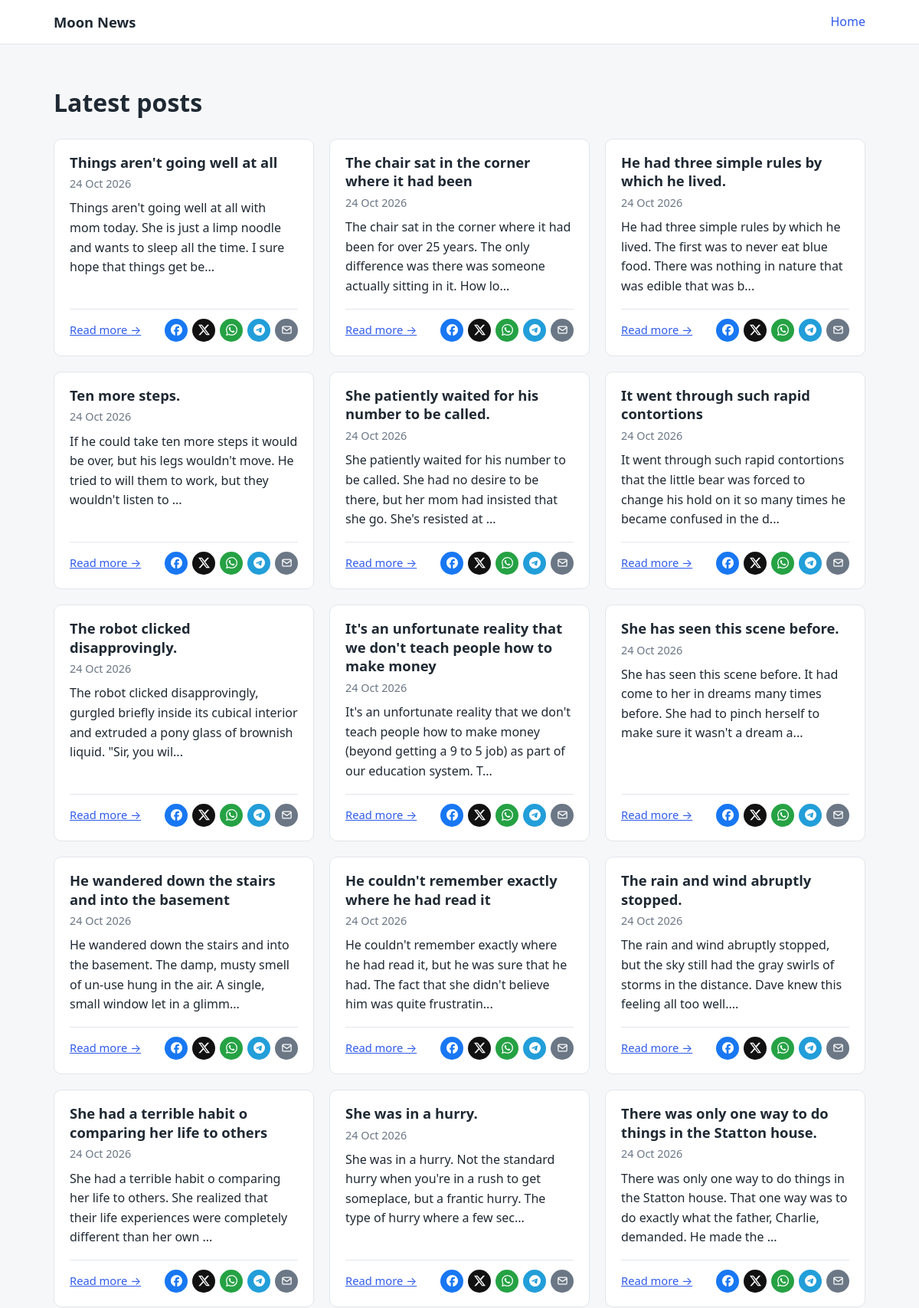
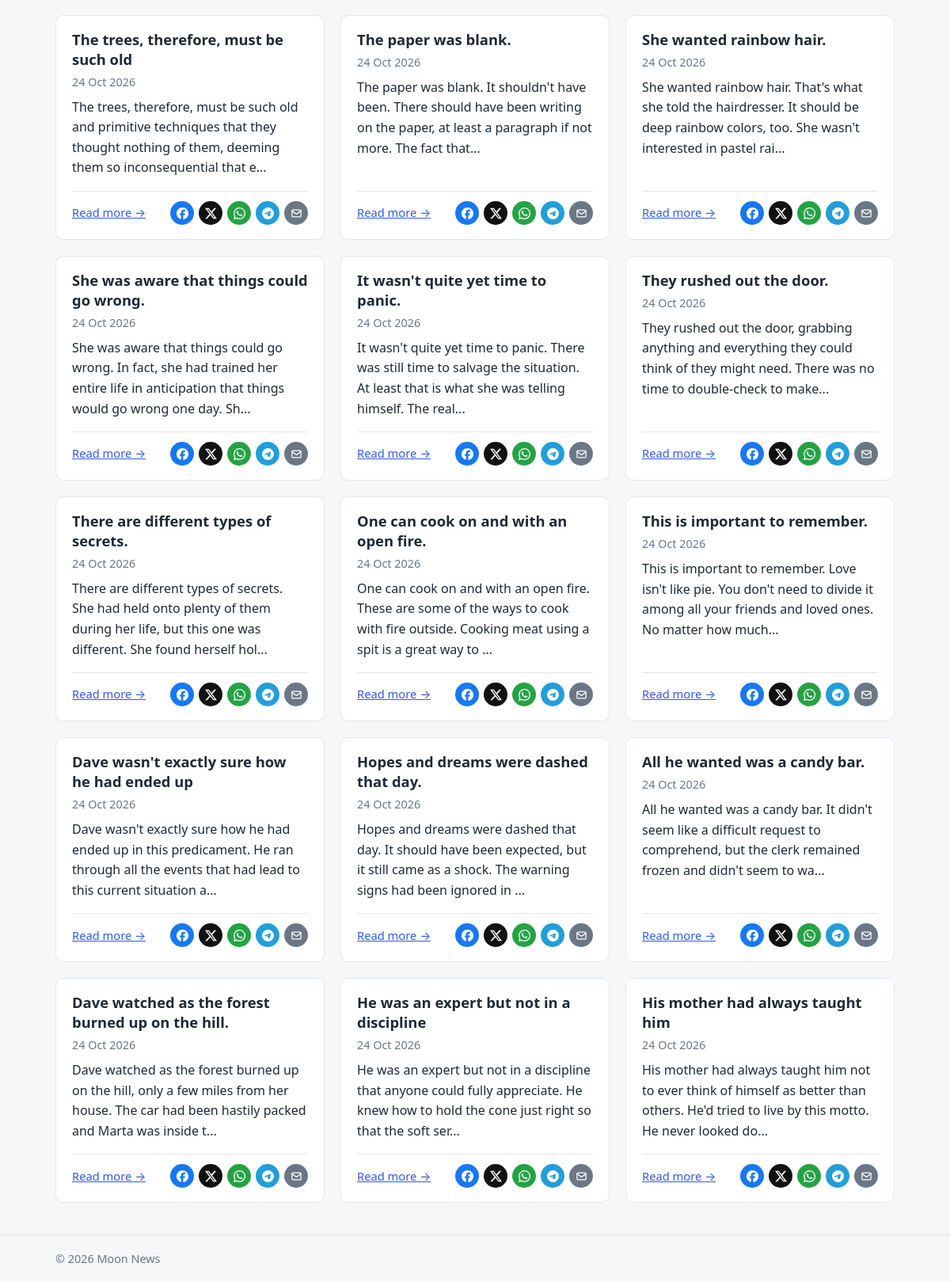
The page / on the database its author committed (2 pictures, top to bottom).
### tables this page shows
CREATE TABLE posts (
  id         INT UNSIGNED AUTO_INCREMENT PRIMARY KEY,
  title      VARCHAR(150)  NOT NULL,
  content    TEXT          NOT NULL,                  
  tags       VARCHAR(255)  NOT NULL DEFAULT '',       
  created_at TIMESTAMP     NOT NULL DEFAULT CURRENT_TIMESTAMP
);

CREATE TABLE IF NOT EXISTS social_platforms (
  id                 INT UNSIGNED AUTO_INCREMENT PRIMARY KEY,
  slug               VARCHAR(50)   NOT NULL UNIQUE,         
  name               VARCHAR(100)  NOT NULL,                
  share_url_template VARCHAR(1024) NOT NULL,
  icon_svg           TEXT          NOT NULL,
  color              VARCHAR(9)    NOT NULL DEFAULT '#6b7785',
  opens_new_tab      TINYINT(1)    NOT NULL DEFAULT 1,
  sort_order         INT           NOT NULL DEFAULT 0,
  created_at         TIMESTAMP     NOT NULL DEFAULT CURRENT_TIMESTAMP
);

### includes/helpers.php (called while the page is built, shortened)
<?php
require_once __DIR__ . '/../config/config.php';
function e(?string $value): string
{
    return htmlspecialchars((string) $value, ENT_QUOTES, 'UTF-8');
}
function slugify(string $text, int $max = 80): string
{
    $text = mb_strtolower(trim($text), 'UTF-8');
    if (function_exists('iconv')) {
        $ascii = @iconv('UTF-8', 'ASCII//TRANSLIT//IGNORE', $text);
        if ($ascii !== false) {
            $text = $ascii;
        }
    }
    $text = trim((string) preg_replace('/[^a-z0-9]+/', '_', $text), '_');
    $text = trim(substr($text, 0, $max), '_');
    return $text !== '' ? $text : 'post';
}
function post_path(int $id, string $title): string
{
    return 'post.php?id=' . $id . '&title=' . slugify($title);
}
function share_platforms(): array
{
    static $cache = null;
    if ($cache === null) {
        $cache = [];
        $sql = 'SELECT slug, name, share_url_template, icon_svg, color, opens_new_tab
                FROM social_platforms ORDER BY sort_order, id';
        foreach (db()->query($sql) as $row) {
            $cache[$row['slug']] = $row;
        }
    }
    return $cache;
}

### config/config.php (called while the page is built, shortened)
<?php
function db(): PDO
{
    static $pdo = null;
    if ($pdo === null) {
        $pdo = new PDO(
            'mysql:host=' . DB_HOST . ';dbname=' . DB_NAME . ';charset=utf8mb4',
            DB_USER,
            DB_PASS,
            [
                PDO::ATTR_ERRMODE            => PDO::ERRMODE_EXCEPTION,
                PDO::ATTR_DEFAULT_FETCH_MODE => PDO::FETCH_ASSOC,
                PDO::ATTR_EMULATE_PREPARES   => false,
            ]
        );
    }
    return $pdo;
}

### includes/share_buttons.php (the view, shortened to what this page needs)
<?php
require_once __DIR__ . '/helpers.php';
function share_build_url(string $template, string $url, string $title, string $desc): string
{
    return strtr($template, [
        '{url}'       => rawurlencode($url),
        '{title}'     => rawurlencode($title),
        '{desc}'      => rawurlencode($desc),
        '{title_url}' => rawurlencode($title . ' ' . $url),
        '{desc_url}'  => rawurlencode($desc . "\n\n" . $url),
    ]);
}
function render_share_buttons(string $url, string $title, string $desc, string $class = ''): void
{
    echo '<div class="share-buttons ' . e($class) . '" data-share-url="' . e($url) . '" data-track-url="track_share.php">';
    foreach (share_platforms() as $slug => $p) {
        $href = share_build_url($p['share_url_template'], $url, $title, $desc);
        $text  = 'Share via ' . $p['name'];
        $style = preg_match('/^#[0-9a-f]{3,8}$/i', (string) $p['color'])
            ? ' style="background:' . $p['color'] . '"'
            : '';
        $tab   = (int) $p['opens_new_tab'] === 1 ? ' target="_blank" rel="noopener noreferrer"' : '';
        echo '<a class="share-btn share-' . e($slug) . '"' . $style
           . ' href="' . e($href) . '"'
           . ' data-platform="' . e($slug) . '"'
           . ' title="' . e($text) . '" aria-label="' . e($text) . '"' . $tab . '>'
           . $p['icon_svg']
           . '</a>';
    }
    echo '</div>';
}

### includes/header.php (shortened to what this page needs)
<?php
require_once __DIR__ . '/helpers.php';
?>
<!DOCTYPE html>
<html lang="en">
<head>
    <link rel="stylesheet" href="css/style.css">
</head>
<body>
<header class="site-header">
    <div class="container">
        <a class="brand" href="index.php"><?= e(SITE_NAME) ?></a>
        <nav><a href="index.php">Home</a></nav>
    </div>
</header>
<main class="container">

### public/index.php (shortened to what this page needs)
<?php
require_once __DIR__ . '/../config/config.php';
require_once __DIR__ . '/../includes/share_buttons.php';
$posts = db()->query(
    'SELECT id, title, content, created_at FROM posts ORDER BY created_at DESC, id DESC'
)->fetchAll();
require __DIR__ . '/../includes/header.php';
?>
<h1>Latest posts</h1>
<div class="cards">
    <?php foreach ($posts as $post): ?>
        <?php
        $postPath = post_path((int) $post['id'], $post['title']);
        $postUrl  = asset_url($postPath);
        $excerpt = mb_strimwidth(trim(preg_replace('/\s+/', ' ', strip_tags($post['content']))), 0, 140, '...');
        ?>
        <article class="card">
            <h2><a href="<?= e($postPath) ?>"><?= e($post['title']) ?></a></h2>
            <p class="muted"><?= e(date('j M Y', strtotime($post['created_at']))) ?></p>
            <p><?= e($excerpt) ?></p>
            <div class="card-foot">
                <a class="read-more" href="<?= e($postPath) ?>">Read more &rarr;</a>
                <?php render_share_buttons($postUrl, $post['title'], $excerpt, 'share-sm'); ?>
            </div>
        </article>
    <?php endforeach; ?>
</div>
<?php
require __DIR__ . '/../includes/footer.php';

### includes/footer.php (shortened to what this page needs)
</main>
<footer class="site-footer">
    <div class="container">&copy; <?= date('Y') ?> <?= htmlspecialchars(SITE_NAME, ENT_QUOTES, 'UTF-8') ?></div>
</footer>
</body>
</html>

### public/css/style.css (style rules this page uses)
:root { --bg: #f6f7f9; --card: #ffffff; --text: #1f2933; --muted: #6b7785; --line: #e2e6ea; --primary: #2f5bea; }
* { box-sizing: border-box; }
body { margin: 0; font-family: system-ui, -apple-system, "Segoe UI", Roboto, Arial, sans-serif; line-height: 1.6; color: var(--text); background: var(--bg); }
a { color: var(--primary); }
.container { max-width: 1100px; margin: 0 auto; padding: 0 20px; }
.site-header { background: var(--card); border-bottom: 1px solid var(--line); }
.site-header .container { display: flex; justify-content: space-between; align-items: center; padding-top: 14px; padding-bottom: 14px; }
.brand { font-weight: 700; font-size: 1.15rem; text-decoration: none; color: var(--text); }
.site-header nav a { margin-left: 16px; text-decoration: none; }
main.container { padding-top: 28px; padding-bottom: 40px; }
.muted { color: var(--muted); font-size: .9rem; margin: 0 0 .5rem; }
.cards { display: grid; grid-template-columns: repeat(3, 1fr); gap: 20px; }
.card { display: flex; flex-direction: column; background: var(--card); border: 1px solid var(--line); border-radius: 10px; padding: 18px 20px; }
.card-foot { margin-top: auto; padding-top: 12px; border-top: 1px solid var(--line); display: flex; flex-wrap: wrap; justify-content: space-between; align-items: center; gap: 10px; }
.card-foot .read-more { font-size: .92rem; }
.card > p:nth-of-type(2) { margin-top: 0; flex-grow: 1; }
.card h2 { margin: 0 0 4px; font-size: 1.15rem; line-height: 1.35; }
.card h2 a { text-decoration: none; color: var(--text); }
.share-buttons { display: flex; flex-wrap: wrap; gap: 10px; }
.share-btn { display: inline-flex; align-items: center; justify-content: center; width: 40px; height: 40px; border-radius: 50%; color: #fff; text-decoration: none; transition: transform .08s ease, opacity .15s ease; }
.share-btn svg { display: block; width: 18px; height: 18px; }
.share-sm { gap: 6px; }
.share-sm .share-btn { width: 30px; height: 30px; }
.share-sm .share-btn svg { width: 15px; height: 15px; }
.share-btn { background: #6b7785; }
.site-footer { border-top: 1px solid var(--line); color: var(--muted); padding: 18px 0; font-size: .9rem; }

### rows shown on the page
posts: title "Things aren't going well at all", created_at "24 Oct 2026", content "Things aren't going well at all with mom today. She is just a limp noodle and wants to sleep all the time. I sure hope that things get be..."
posts: title "The chair sat in the corner where it had been", created_at "24 Oct 2026", content "The chair sat in the corner where it had been for over 25 years. The only difference was there was someone actually sitting in it. How lo..."
posts: title "He had three simple rules by which he lived.", created_at "24 Oct 2026", content "He had three simple rules by which he lived. The first was to never eat blue food. There was nothing in nature that was edible that was b..."
posts: title "Ten more steps.", created_at "24 Oct 2026", content "If he could take ten more steps it would be over, but his legs wouldn't move. He tried to will them to work, but they wouldn't listen to ..."
posts: title "She patiently waited for his number to be called.", created_at "24 Oct 2026", content "She patiently waited for his number to be called. She had no desire to be there, but her mom had insisted that she go. She's resisted at ..."
posts: title "It went through such rapid contortions", created_at "24 Oct 2026", content "It went through such rapid contortions that the little bear was forced to change his hold on it so many times he became confused in the d..."
posts: title "The robot clicked disapprovingly.", created_at "24 Oct 2026", content "The robot clicked disapprovingly, gurgled briefly inside its cubical interior and extruded a pony glass of brownish liquid. \"Sir, you wil..."
posts: title "It's an unfortunate reality that we don't teach people how to make money", created_at "24 Oct 2026", content "It's an unfortunate reality that we don't teach people how to make money (beyond getting a 9 to 5 job) as part of our education system. T..."
posts: title "She has seen this scene before.", created_at "24 Oct 2026", content "She has seen this scene before. It had come to her in dreams many times before. She had to pinch herself to make sure it wasn't a dream a..."
posts: title "He wandered down the stairs and into the basement", created_at "24 Oct 2026", content "He wandered down the stairs and into the basement. The damp, musty smell of un-use hung in the air. A single, small window let in a glimm..."
posts: title "He couldn't remember exactly where he had read it", created_at "24 Oct 2026", content "He couldn't remember exactly where he had read it, but he was sure that he had. The fact that she didn't believe him was quite frustratin..."
posts: title "The rain and wind abruptly stopped.", created_at "24 Oct 2026", content "The rain and wind abruptly stopped, but the sky still had the gray swirls of storms in the distance. Dave knew this feeling all too well...."
posts: title "She had a terrible habit o comparing her life to others", created_at "24 Oct 2026", content "She had a terrible habit o comparing her life to others. She realized that their life experiences were completely different than her own ..."
posts: title "She was in a hurry.", created_at "24 Oct 2026", content "She was in a hurry. Not the standard hurry when you're in a rush to get someplace, but a frantic hurry. The type of hurry where a few sec..."
posts: title "There was only one way to do things in the Statton house.", created_at "24 Oct 2026", content "There was only one way to do things in the Statton house. That one way was to do exactly what the father, Charlie, demanded. He made the ..."
posts: title "The trees, therefore, must be such old", created_at "24 Oct 2026", content "The trees, therefore, must be such old and primitive techniques that they thought nothing of them, deeming them so inconsequential that e..."
posts: title "The paper was blank.", created_at "24 Oct 2026", content "The paper was blank. It shouldn't have been. There should have been writing on the paper, at least a paragraph if not more. The fact that..."
posts: title "She wanted rainbow hair.", created_at "24 Oct 2026", content "She wanted rainbow hair. That's what she told the hairdresser. It should be deep rainbow colors, too. She wasn't interested in pastel rai..."
posts: title "She was aware that things could go wrong.", created_at "24 Oct 2026", content "She was aware that things could go wrong. In fact, she had trained her entire life in anticipation that things would go wrong one day. Sh..."
posts: title "It wasn't quite yet time to panic.", created_at "24 Oct 2026", content "It wasn't quite yet time to panic. There was still time to salvage the situation. At least that is what she was telling himself. The real..."
posts: title "They rushed out the door.", created_at "24 Oct 2026", content "They rushed out the door, grabbing anything and everything they could think of they might need. There was no time to double-check to make..."
posts: title "There are different types of secrets.", created_at "24 Oct 2026", content "There are different types of secrets. She had held onto plenty of them during her life, but this one was different. She found herself hol..."
posts: title "One can cook on and with an open fire.", created_at "24 Oct 2026", content "One can cook on and with an open fire. These are some of the ways to cook with fire outside. Cooking meat using a spit is a great way to ..."
posts: title "This is important to remember.", created_at "24 Oct 2026", content "This is important to remember. Love isn't like pie. You don't need to divide it among all your friends and loved ones. No matter how much..."
posts: title "Dave wasn't exactly sure how he had ended up", created_at "24 Oct 2026", content "Dave wasn't exactly sure how he had ended up in this predicament. He ran through all the events that had lead to this current situation a..."
posts: title "Hopes and dreams were dashed that day.", created_at "24 Oct 2026", content "Hopes and dreams were dashed that day. It should have been expected, but it still came as a shock. The warning signs had been ignored in ..."
posts: title "All he wanted was a candy bar.", created_at "24 Oct 2026", content "All he wanted was a candy bar. It didn't seem like a difficult request to comprehend, but the clerk remained frozen and didn't seem to wa..."
posts: title "Dave watched as the forest burned up on the hill.", created_at "24 Oct 2026", content "Dave watched as the forest burned up on the hill, only a few miles from her house. The car had been hastily packed and Marta was inside t..."
posts: title "He was an expert but not in a discipline", created_at "24 Oct 2026", content "He was an expert but not in a discipline that anyone could fully appreciate. He knew how to hold the cone just right so that the soft ser..."
posts: title "His mother had always taught him", created_at "24 Oct 2026", content "His mother had always taught him not to ever think of himself as better than others. He'd tried to live by this motto. He never looked do..."

### other values the page prints
SITE_NAME "Moon News"
